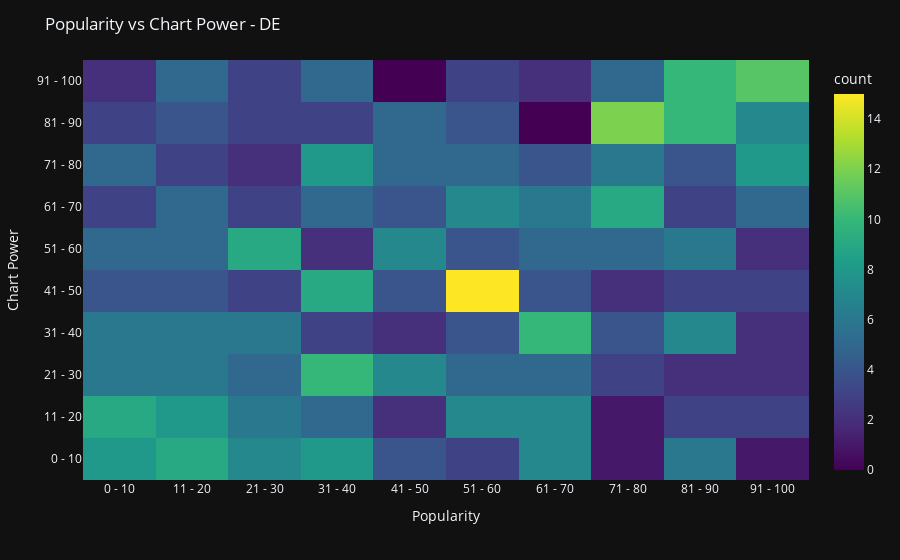

Here is the notebook cell this chart was saved with:
### Code cell
create_heatmap(df_comparison, "Popularity vs Chart Power - DE")

### Figure 1 — Plotly figure (JSON) as saved in the notebook; plotly's stock layout.template omitted (floating-point values rounded to 4 significant figures; data arrays with more than 128 entries replaced by an {"elided": "..."} marker saying what was removed)
{"data": [{"coloraxis": "coloraxis", "hovertemplate": "popularity_percentile=%{x}<br>chart_power_percentile=%{y}<br>count=%{z}<extra></extra>", "name": "", "nbinsx": 10, "nbinsy": 10, "type": "histogram2d", "x": {"elided": "504 str values"}, "xaxis": "x", "xbingroup": "x", "y": {"elided": "504 str values"}, "yaxis": "y", "ybingroup": "y"}], "layout": {"coloraxis": {"colorbar": {"title": {"text": "count"}}, "colorscale": [[0, "#440154"], [0.1111, "#482878"], [0.2222, "#3e4989"], [0.3333, "#31688e"], [0.4444, "#26828e"], [0.5556, "#1f9e89"], [0.6667, "#35b779"], [0.7778, "#6ece58"], [0.8889, "#b5de2b"], [1, "#fde725"]]}, "legend": {"tracegroupgap": 0}, "margin": {"t": 60}, "title": {"text": "Popularity vs Chart Power - DE"}, "xaxis": {"anchor": "y", "domain": [0, 1], "title": {"text": "Popularity"}}, "yaxis": {"anchor": "x", "categoryarray": ["0 - 10", "11 - 20", "21 - 30", "31 - 40", "41 - 50", "51 - 60", "61 - 70", "71 - 80", "81 - 90", "91 - 100"], "categoryorder": "array", "domain": [0, 1], "title": {"text": "Chart Power"}}}}
